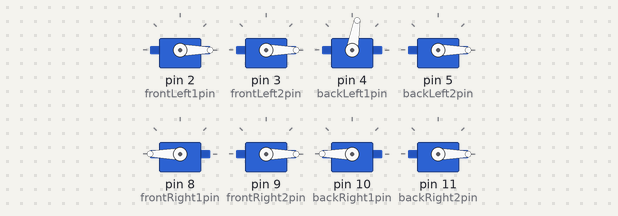
A sketch run on a simulated Arduino Uno, built with avr-gcc and run on an emulated ATmega328P. Shown: 8 × servo.

Above: at 5.05 s.
At 5.15 s:
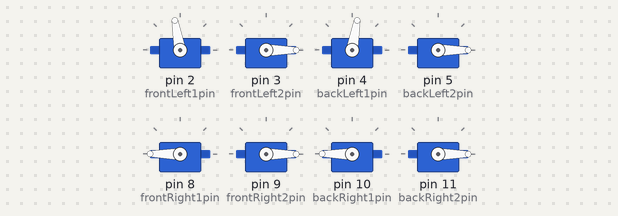
At 5.3 s:
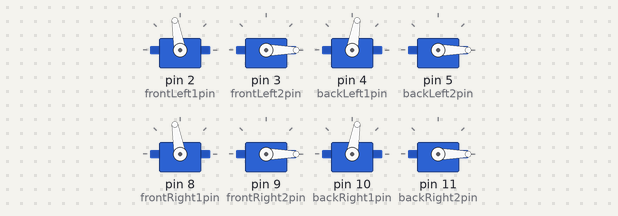
At 5.6 s:
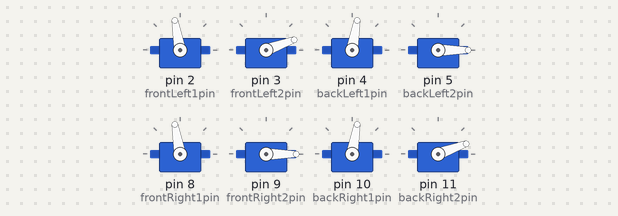
At 5.9 s:
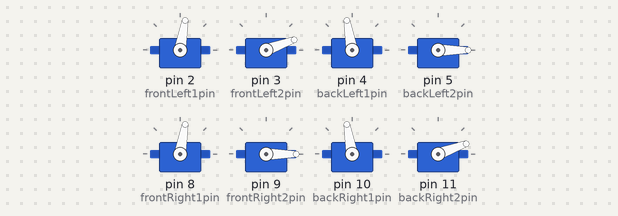
At 6.2 s:
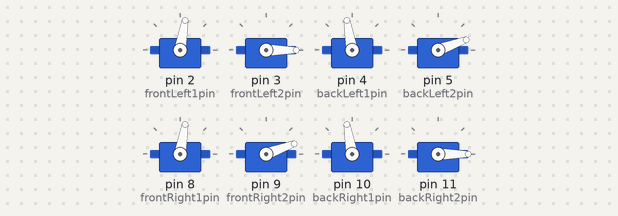
Timing chart, 0 to 8.0 s (numbered marks = the images above):
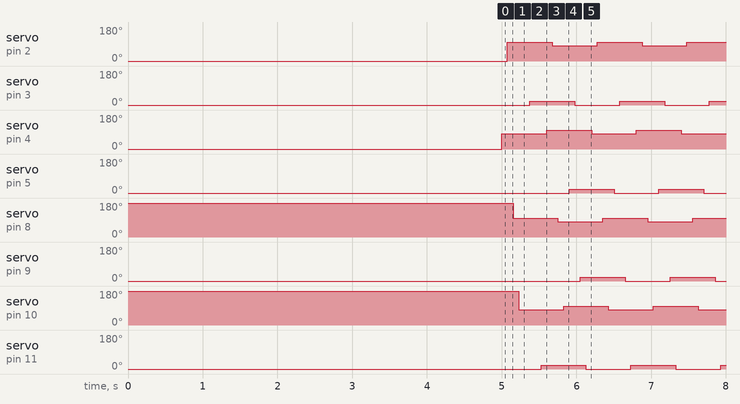

Measured:
- by itself, servo on pin 3 (frontLeft2pin), servo on pin 5 (backLeft2pin), servo on pin 9 (frontRight2pin), servo on pin 11 (backRight2pin): alternates 20° for 0.60 s and 0° for 0.60 s
- by itself, servo on pin 2 (frontLeft1pin), servo on pin 4 (backLeft1pin), servo on pin 8 (frontRight1pin), servo on pin 10 (backRight1pin): alternates 100° for 0.60 s and 80° for 0.60 s

The sketch:

spider_control_8servos.ino
```cpp
//////////////////////////////////////////
/////////////// SETTING UP ///////////////
//////////////////////////////////////////

//spiderbot control script by Peter Engels, 9/24/18

#include <Servo.h>
//#include <IRremote.h>

/*//set up the infrared and signal definitions
int irPin = 13;
IRrecv irrecv(irPin);
decode_results results;
// button = signal
//int IRdown  = 16730805;
int IRright = 16734885;
int IRleft  = 16716015;
int IRup    = 16718055;
int IRok    = 16726215;
int IRzero  = 16750695;
int IRone   = 16753245;
int IRtwo   = 16736925;
int IRthree = 16769565;
/*int four  = 16720605; //don't need these right now
int five  = 16712445;
int six   = 16761405;
int seven = 16769055;
int eight = 16754775;
int nine  = 16748655;
int star  = 16738455;
//int hash  = 16756815;
*/

//each var wil control a servo
Servo frontLeft1;
Servo frontLeft2;
Servo backLeft1;
Servo backLeft2;

Servo frontRight1;
Servo frontRight2;
Servo backRight1;
Servo backRight2;

//different speeds for the servos
int fast = 300;
int med  = 500;
int slow = 1000;

//choose which function to run
char whichfunc[10];

// MOVEMENT DEFINITIONS
  //for *left1, 60 = down, 80 = up
  //for *Right1, 120 = up, 100 = down
  //for *Left2, 0 = back, 20 = forward
  //for *Right2, 0 = back, 20 = forward
int leftdown = 80;
int leftup = 100;
int rightdown = 80;
int rightup = 100;
int back = 0;
int forward = 20;

// pin definitions for the servos
int frontLeft1pin = 2;
int frontLeft2pin = 3;
int backLeft1pin = 4;
int backLeft2pin = 5;

int frontRight1pin = 8;
int frontRight2pin = 9;
int backRight1pin = 10;
int backRight2pin = 11;

//just so it exists
int walkspeed = fast;
//int dir;

void setup() {
  // attach each servo and move to the initial position

  //attach the whole left side
  frontLeft1.attach(frontLeft1pin);
  frontLeft2.attach(frontLeft2pin);
  backLeft1.attach(backLeft1pin);
  backLeft2.attach(backLeft2pin);
  //set them all to straight down
  frontLeft1.write(0);
  frontLeft2.write(0);
  backLeft1.write(0);
  backLeft2.write(0);

  //attach the whole right side
  frontRight1.attach(frontRight1pin);
  frontRight2.attach(frontRight2pin);
  backRight1.attach(backRight1pin);
  backRight2.attach(backRight2pin);
  //set them all to straight down
  frontRight1.write(180);
  frontRight2.write(0);
  backRight1.write(180);
  backRight2.write(0);

  /*//start talking to the IR receiver
  Serial.begin(9600);
  irrecv.enableIRIn();
  irrecv.blink13(true);
*/
  walkspeed = fast;
  //dir=IRup;

  delay(5000);

}

/////////////////////////////////////////
/////////////// FUNCTIONS ///////////////
/////////////////////////////////////////

void updown() { // move up and down (called by the other functions)
  //move up and down left side
  backLeft1.write(leftdown);
  delay(walkspeed/4);
  frontLeft1.write(leftup);
  delay(walkspeed/4);
  //move up and down right side
  frontRight1.write(rightup);
  delay(walkspeed/4);
  backRight1.write(rightdown);
  delay(walkspeed/4);
  return;
}

void downup() { //move up and down part 2
  //move down and up left side
  backLeft1.write(leftup);
  delay(walkspeed/4);
  frontLeft1.write(leftdown);
  delay(walkspeed/4);

  //move down and up right side
  frontRight1.write(rightdown);
  delay(walkspeed/4);
  backRight1.write(rightup);
  delay(walkspeed/4);
  return;
}

void moveforward() { // move forward normally

  updown();

  //move forward and back left legs
  backLeft2.write(back);
  delay(walkspeed/4);
  frontLeft2.write(forward);
  delay(walkspeed/4);
  //move forward and back right legs
  frontRight2.write(back);
  delay(walkspeed/4);
  backRight2.write(forward);
  delay(walkspeed/4);

  downup();

  //move back and forward left legs
  backLeft2.write(forward);
  delay(walkspeed/4);
  frontLeft2.write(back);
  delay(walkspeed/4);
  //move backward and forward right legs
  frontRight2.write(forward);
  delay(walkspeed/4);
  backRight2.write(back);
  delay(walkspeed/4);

  return;
}
/*
void moveleft() { // move left

  //move up and down
  updown();

  //move forward and back left legs
  backLeft2.write(back);
  frontLeft2.write(forward/2);
  //move forward and back right legs
  frontRight2.write(back);
  backRight2.write(forward);
  delay(walkspeed);

  //move down and up
  downup();

  //move back and forward left legs
  backLeft2.write(forward/2);
  frontLeft2.write(back);
  //move backward and forward right legs
  frontRight2.write(forward);
  backRight2.write(back);
  delay(walkspeed);

  return;
}

void moveright() { // move right

  //move up and down
  updown();

  //move forward and back left legs
  backLeft2.write(back);
  frontLeft2.write(forward);
  //move forward and back right legs
  frontRight2.write(back);
  backRight2.write(forward/2);
  delay(walkspeed);

  //move down and up
  downup();

  //move back and forward left legs
  backLeft2.write(forward);
  frontLeft2.write(back);
  //move backward and forward right legs
  frontRight2.write(forward/2);
  backRight2.write(back);
  delay(walkspeed);

  return;
}
/*
void movestop() { //don't move anything
  //literally just wait
  delay(1000);
  return;
}
*/
void loop() {
moveforward();

  /*
if (irrecv.decode(&results)){
    dir = results.value;
    Serial.println(dir);
    irrecv.resume();
  }

  /*
    if (dir == IRright) {
      moveright(); }
    else if (dir == IRleft) {
      moveleft(); }
    else if (dir == IRup) {
      moveforward(); }
    else if (dir == IRzero) {
       movestop(); }
    else if (dir == IRone) {
       walkspeed = slow; }
    else if (dir ==  IRtwo) {
       walkspeed = med; }
    else if (dir == IRthree) {
       walkspeed = fast; }
  */
}
```
